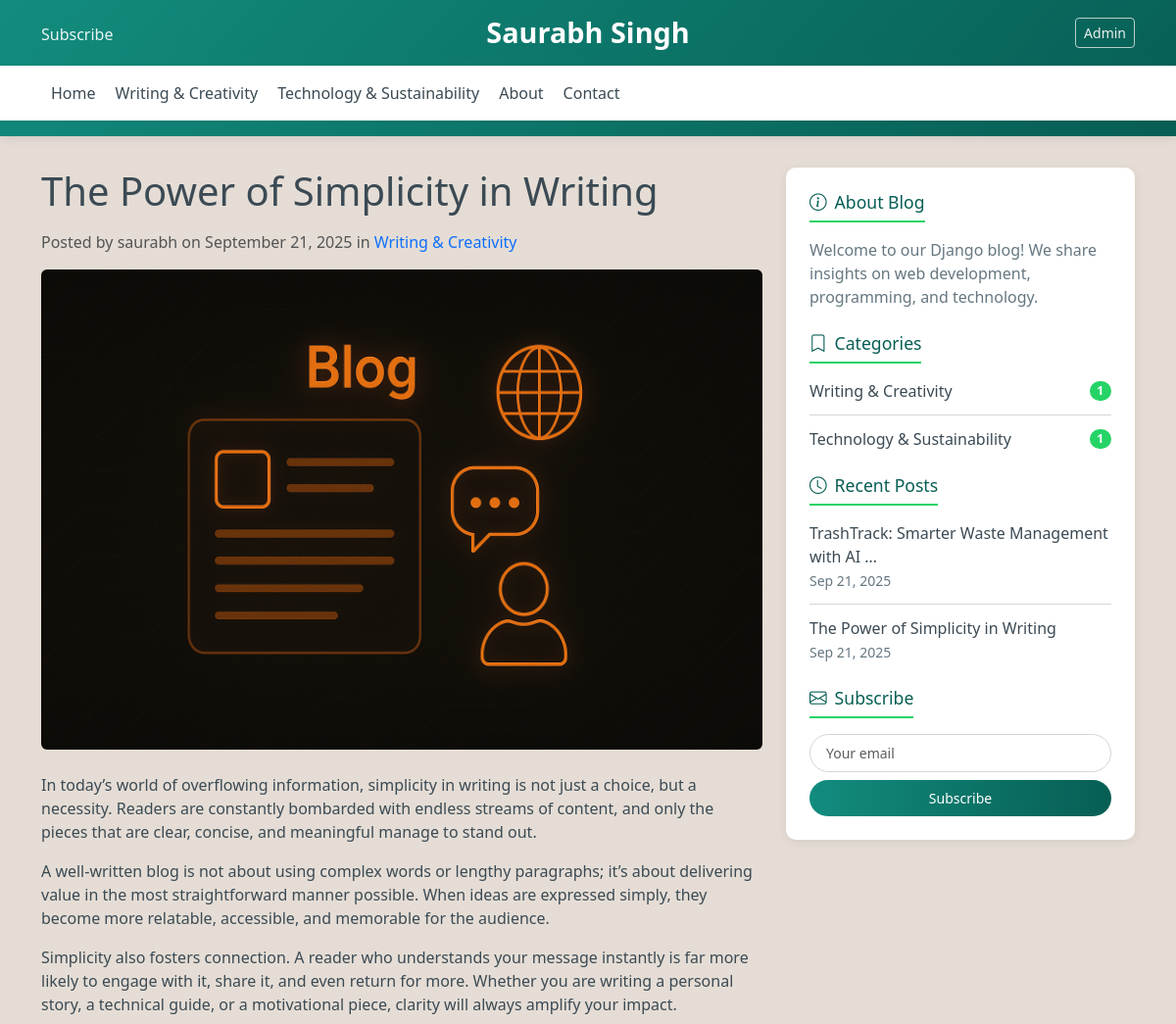
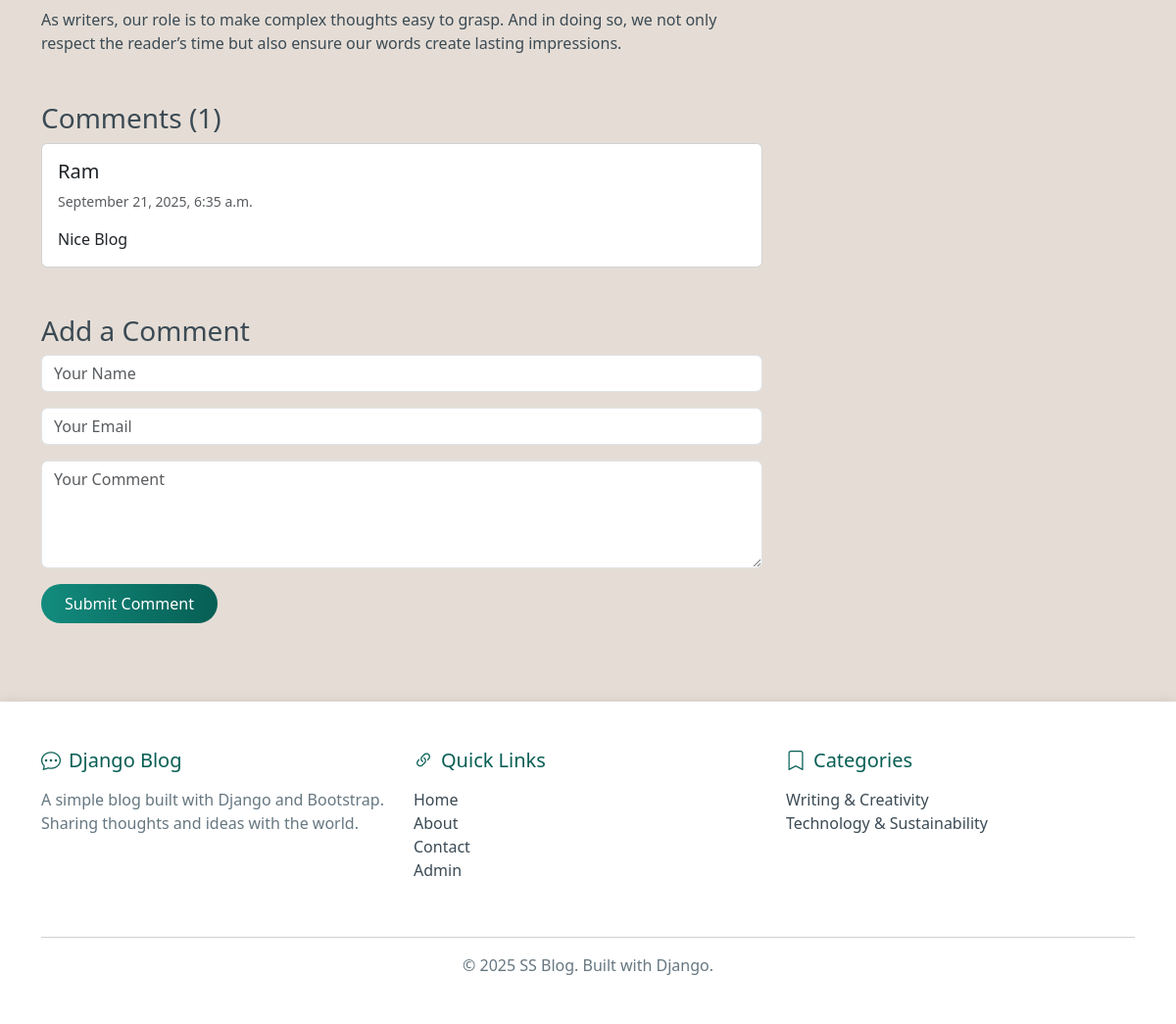
The page /2025/9/21/the-power-of-simplicity-in-writing/ on the database its author committed (2 pictures, top to bottom).
### blog/models.py (models this page shows, shortened)
class Category(models.Model):
    name = models.CharField(max_length=100)
    slug = models.SlugField(unique=True)

class Post(models.Model):
    STATUS_CHOICES = (
        ('draft', 'Draft'),
        ('published', 'Published'),
    )
    title = models.CharField(max_length=200)
    slug = models.SlugField(unique_for_date='publish_date')
    author = models.ForeignKey(User, on_delete=models.CASCADE)
    content = models.TextField()
    excerpt = models.TextField(max_length=300, blank=True)
    category = models.ForeignKey(Category, on_delete=models.SET_NULL, null=True)
    publish_date = models.DateTimeField(default=timezone.now)
    created_date = models.DateTimeField(auto_now_add=True)
    updated_date = models.DateTimeField(auto_now=True)
    status = models.CharField(max_length=10, choices=STATUS_CHOICES, default='draft')
    featured_image = models.ImageField(upload_to='blog/images/', blank=True, null=True)
    class Meta:
        ordering = ['-publish_date']
    def get_absolute_url(self):
        return reverse('blog:post_detail', args=[self.publish_date.year,
                                                self.publish_date.month,
                                                self.publish_date.day,
                                                self.slug])

class Comment(models.Model):
    post = models.ForeignKey(Post, on_delete=models.CASCADE, related_name='comments')
    name = models.CharField(max_length=100)
    email = models.EmailField()
    content = models.TextField()
    created_date = models.DateTimeField(auto_now_add=True)
    active = models.BooleanField(default=True)
    class Meta:
        ordering = ['-created_date']

### blog/views.py (the view)
# urls.py: path('<int:year>/<int:month>/<int:day>/<slug:slug>/', views.post_detail, name='post_detail'),
def post_detail(request, year, month, day, slug):
    post = get_object_or_404(
        Post,
        publish_date__year=year,
        publish_date__month=month,
        publish_date__day=day,
        slug=slug,
        status='published'
    )
    comments = post.comments.filter(active=True)
    if request.method == 'POST':
        comment_form = CommentForm(request.POST)
        if comment_form.is_valid():
            new_comment = comment_form.save(commit=False)
            new_comment.post = post
            new_comment.save()
            comment_form = CommentForm()
    else:
        comment_form = CommentForm()
    context = {
        'post': post,
        'comments': comments,
        'comment_form': comment_form,
        **get_common_context(),
    }
    return render(request, 'blog/post_detail.html', context)

### blog/forms.py
class CommentForm(forms.ModelForm):
    class Meta:
        model = Comment
        fields = ['name', 'email', 'content']
        widgets = {
            'name': forms.TextInput(attrs={'class': 'form-control', 'placeholder': 'Your Name'}),
            'email': forms.EmailInput(attrs={'class': 'form-control', 'placeholder': 'Your Email'}),
            'content': forms.Textarea(attrs={'class': 'form-control', 'placeholder': 'Your Comment', 'rows': 4}),
        }

### blog/views.py (called while the page is built)
def get_common_context():
    return {
        'categories': Category.objects.all(),
        'recent_posts': Post.objects.filter(status='published')[:5],
    }

### templates/blog/post_detail.html (shortened to what this page needs)
{% extends 'blog/base.html' %}
{% block content %}
    <article class="mb-5">
        <h1 class="mb-3">{{ post.title }}</h1>
        <p class="text-muted">
            Posted by {{ post.author }} on {{ post.publish_date|date:"F j, Y" }}
            {% if post.category %}
                in <a href="{% url 'blog:category_posts' post.category.slug %}" class="text-decoration-none">
                    {{ post.category.name }}
                </a>
            {% endif %}
        </p>
        {% if post.featured_image %}
            <img src="{{ post.featured_image.url }}" class="img-fluid rounded mb-4" alt="{{ post.title }}">
        {% endif %}
        <div class="post-content">
            {{ post.content|linebreaks }}
        </div>
    </article>
    <section class="comments mb-5">
        <h3>Comments ({{ comments.count }})</h3>
        {% for comment in comments %}
            <div class="card mb-3">
                <div class="card-body">
                    <h5 class="card-title">{{ comment.name }}</h5>
                    <p class="text-muted small">{{ comment.created_date|date:"F j, Y, P" }}</p>
                    <p class="card-text">{{ comment.content }}</p>
                </div>
            </div>
        {% empty %}
            <p>No comments yet. Be the first to comment!</p>
        {% endfor %}
    </section>
    <section class="comment-form">
        <h3>Add a Comment</h3>
        <form method="post">
            <div class="mb-3">
                {{ comment_form.name }}
            </div>
            <div class="mb-3">
                {{ comment_form.email }}
            </div>
            <div class="mb-3">
                {{ comment_form.content }}
            </div>
            <button type="submit" class="btn btn-primary">Submit Comment</button>
        </form>
    </section>
{% endblock %}

### templates/blog/includes/header.html (shortened to what this page needs)
<header class="blog-header py-3">
            <div class="container">
                <div class="row flex-nowrap justify-content-between align-items-center">
                    <div class="col-4 pt-1">
                        <a class="text-decoration-none" href="{% url 'blog:post_list' %}">Subscribe</a>
                    </div>
                    <div class="col-4 text-center">
                        <a class="blog-header-logo text-decoration-none" href="{% url 'blog:post_list' %}">
                            <h1>Saurabh Singh</h1>
                        </a>
                    </div>
                    <div class="col-4 d-flex justify-content-end align-items-center">
                        <a target="_blank" class="btn btn-sm btn-outline-secondary" href="/admin/">Admin</a>
                    </div>
                </div>
            </div>
            <nav class="navbar navbar-expand-lg navbar-light bg-light mt-3">
                <div class="container">
                    <div class="collapse navbar-collapse" id="navbarNav">
                        <ul class="navbar-nav me-auto">
                            <li class="nav-item">
                                <a class="nav-link {% if request.resolver_match.url_name == 'post_list' %}active{% endif %}"
                                   href="{% url 'blog:post_list' %}">Home</a>
                            </li>
                            {% for category in categories %}
                            <li class="nav-item">
                                <a class="nav-link {% if request.resolver_match.url_name == 'category_posts' and category.slug in request.path %}active{% endif %}"
                                   href="{% url 'blog:category_posts' category.slug %}">
                                    {{ category.name }}
                                </a>
                            </li>
                            {% endfor %}
                            <li class="nav-item">
                                <a class="nav-link" href="#">About</a>
                            </li>
                            <li class="nav-item">
                                <a class="nav-link" href="#">Contact</a>
                            </li>
                        </ul>
                    </div>
                </div>
            </nav>
        </header>

### templates/blog/includes/sidebar.html (shortened to what this page needs)
<div class="sidebar">
                            <div class="mb-4">
                                <h4><i class="bi bi-info-circle me-2"></i>About Blog</h4>
                                <p class="text-muted">Welcome to our Django blog! We share insights on web development, programming, and technology.</p>
                            </div>
                            <div class="mb-4">
                                <h4><i class="bi bi-bookmark me-2"></i>Categories</h4>
                                <ul class="list-unstyled">
                                    {% for category in categories %}
                                    <li>
                                        <a href="{% url 'blog:category_posts' category.slug %}" class="text-decoration-none d-flex justify-content-between align-items-center">
                                            <span>{{ category.name }}</span>
                                            <span class="badge rounded-pill" style="background-color: var(--whatsapp-light); color: white;">{{ category.post_set.count }}</span>
                                        </a>
                                    </li>
                                    {% empty %}
                                    <li class="text-muted">No categories yet.</li>
                                    {% endfor %}
                                </ul>
                            </div>
                            <div class="mb-4">
                                <h4><i class="bi bi-clock me-2"></i>Recent Posts</h4>
                                <ul class="list-unstyled">
                                    {% for post in recent_posts %}
                                    <li>
                                        <a href="{{ post.get_absolute_url }}" class="text-decoration-none">
                                            {{ post.title|truncatewords:6 }}
                                        </a>
                                        <br>
                                        <small class="text-muted">{{ post.publish_date|date:"M j, Y" }}</small>
                                    </li>
                                    {% empty %}
                                    <li class="text-muted">No recent posts.</li>
                                    {% endfor %}
                                </ul>
                            </div>
                            <div>
                                <h4><i class="bi bi-envelope me-2"></i>Subscribe</h4>
                                <form method="post" action="#">
                                    <div class="mb-2">
                                        <input type="email" class="form-control form-control-sm" placeholder="Your email" required>
                                    </div>
                                    <button type="submit" class="btn btn-primary btn-sm w-100">Subscribe</button>
                                </form>
                            </div>
                        </div>

### templates/blog/includes/footer.html
        <footer class="blog-footer mt-5 py-5">
            <div class="container">
                <div class="row">
                    <div class="col-md-4 mb-4">
                        <h5><i class="bi bi-chat-dots me-2"></i>Django Blog</h5>
                        <p class="text-muted">A simple blog built with Django and Bootstrap. Sharing thoughts and ideas with the world.</p>
                    </div>
                    <div class="col-md-4 mb-4">
                        <h5><i class="bi bi-link-45deg me-2"></i>Quick Links</h5>
                        <ul class="list-unstyled">
                            <li><a href="{% url 'blog:post_list' %}" class="text-decoration-none">Home</a></li>
                            <li><a href="#" class="text-decoration-none">About</a></li>
                            <li><a href="#" class="text-decoration-none">Contact</a></li>
                            <li><a href="/admin/" class="text-decoration-none">Admin</a></li>
                        </ul>
                    </div>
                    <div class="col-md-4 mb-4">
                        <h5><i class="bi bi-bookmark me-2"></i>Categories</h5>
                        <ul class="list-unstyled">
                            {% for category in categories|slice:":5" %}
                            <li>
                                <a href="{% url 'blog:category_posts' category.slug %}" class="text-decoration-none">
                                    {{ category.name }}
                                </a>
                            </li>
                            {% empty %}
                            <li class="text-muted">No categories yet</li>
                            {% endfor %}
                        </ul>
                    </div>
                </div>
                <hr>
                <p class="text-center text-muted mb-0">
                    © {% now "Y" %} SS Blog. Built with Django.
                </p>
            </div>
        </footer>

### templates/blog/base.html (style rules this page uses)
:root { --whatsapp-primary: #128C7E; --whatsapp-secondary: #075E54; --whatsapp-light: #25D366; --whatsapp-bg: #e5ddd5; --whatsapp-text: #3b4a54; --whatsapp-meta: #667781; --whatsapp-border: #d1d7db; }
body { background-color: var(--whatsapp-bg); font-family: 'Segoe UI', system-ui, -apple-system, sans-serif; color: var(--whatsapp-text); min-height: 100vh; display: flex; flex-direction: column; }
.blog-header { background: linear-gradient(135deg, var(--whatsapp-primary) 0%, var(--whatsapp-secondary) 100%); padding: 1rem 0; color: white; box-shadow: 0 2px 10px rgba(0, 0, 0, 0.1); }
.blog-header a { color: rgba(255, 255, 255, 0.9); transition: color 0.3s; }
.blog-header-logo h1 { color: white; font-weight: 600; margin: 0; font-size: 1.8rem; }
.blog-header .btn-outline-secondary { border-color: rgba(255, 255, 255, 0.7); color: rgba(255, 255, 255, 0.9); }
.navbar-light.bg-light { background-color: white !important; box-shadow: 0 2px 5px rgba(0, 0, 0, 0.05); }
.nav-link { color: var(--whatsapp-text) !important; font-weight: 500; transition: all 0.3s; border-radius: 4px; margin: 0 2px; }
.btn-primary { background: linear-gradient(to right, var(--whatsapp-primary), var(--whatsapp-secondary)); border: none; border-radius: 20px; padding: 0.5rem 1.5rem; transition: all 0.3s; }
.sidebar { background: white; padding: 1.5rem; border-radius: 10px; box-shadow: 0 2px 10px rgba(0, 0, 0, 0.08); margin-bottom: 2rem; }
.sidebar h4 { color: var(--whatsapp-secondary); font-size: 1.1rem; margin-bottom: 1rem; padding-bottom: 0.5rem; border-bottom: 2px solid var(--whatsapp-light); display: inline-block; }
.sidebar .list-unstyled li { margin-bottom: 0.75rem; padding-bottom: 0.75rem; border-bottom: 1px solid var(--whatsapp-border); }
.sidebar .list-unstyled li:last-child { border-bottom: none; margin-bottom: 0; padding-bottom: 0; }
.sidebar a { color: var(--whatsapp-text); text-decoration: none; transition: color 0.3s; }
.sidebar .text-muted { color: var(--whatsapp-meta) !important; }
.sidebar .form-control { border-radius: 20px; border: 1px solid var(--whatsapp-border); padding: 0.5rem 1rem; }
.sidebar .btn-sm { border-radius: 20px; }
.blog-footer { background: white; padding: 2rem 0; box-shadow: 0 -2px 10px rgba(0, 0, 0, 0.08); margin-top: auto; }
.blog-footer h5 { color: var(--whatsapp-secondary); margin-bottom: 1rem; }
.blog-footer a { color: var(--whatsapp-text); text-decoration: none; transition: color 0.3s; }
.blog-footer .text-muted { color: var(--whatsapp-meta) !important; }

### rows shown on the page
Category: name "Writing & Creativity", post_set.count "1"
Category: name "Technology & Sustainability", post_set.count "1"
Post: title "The Power of Simplicity in Writing", author "saurabh", publish_date "September 21, 2025", category.name "Writing & Creativity", featured_image (picture), content "In today’s world of overflowing information, simplicity in writing is not just a choice, but a necessity. Readers are constantly bombarded with endless streams of content, and only the pieces that are clear, concise, and meaningful manage to stand out. A well-written blog is not about using complex words or lengthy paragraphs; it’s about delivering value in the most straightforward manner possible. When ideas are expressed simply, they become more relatable, accessible, and memorable for the audience. Simplicity also fosters connection. A reader who understands your message instantly is far more likely to engage with it, share it, and even return for more. Whether you are writing a personal…", publish_date "Sep 21, 2025"
Comment: name "Ram", created_date "September 21, 2025, 6:35 a.m.", content "Nice Blog"
Post: title "TrashTrack: Smarter Waste Management with AI …", publish_date "Sep 21, 2025"

### other values the page prints
{{ comments.count }} "1"
